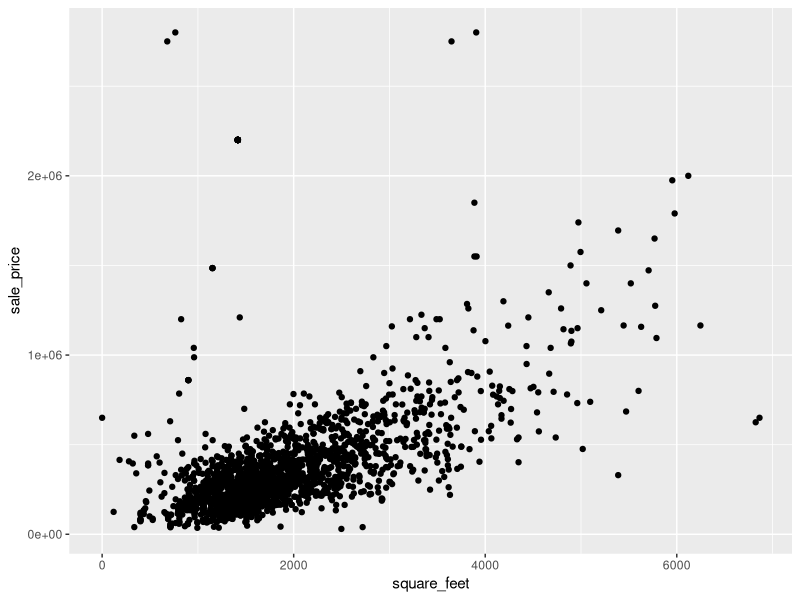
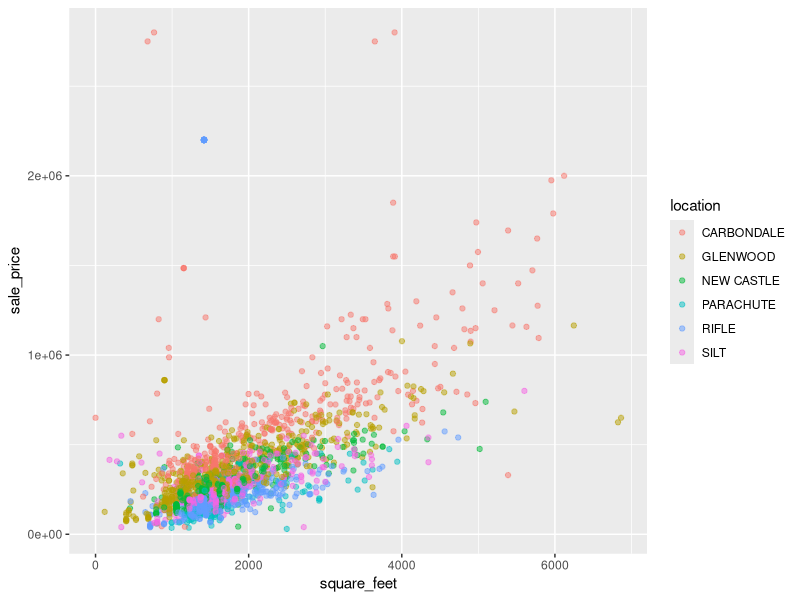
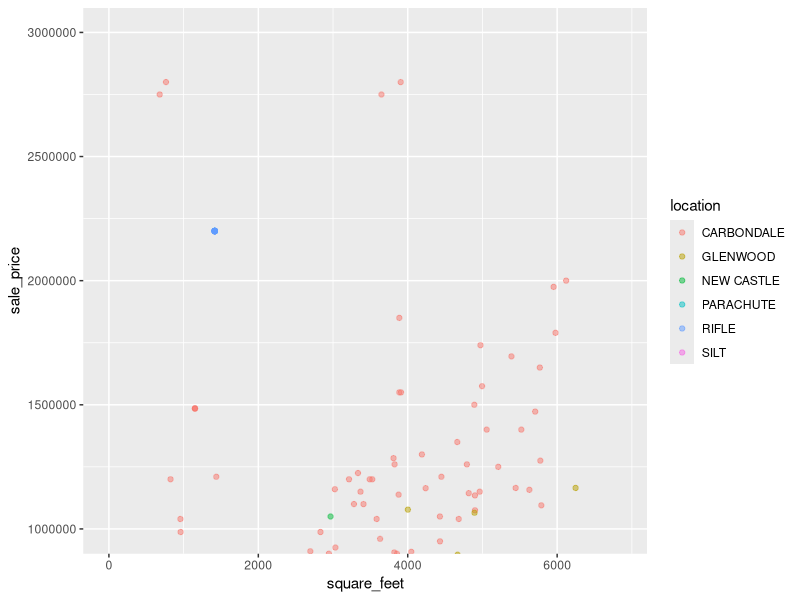
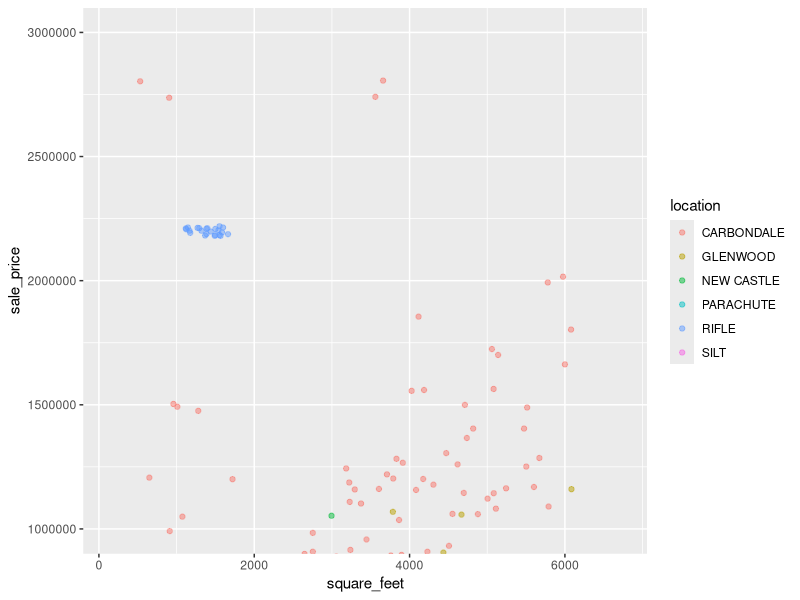
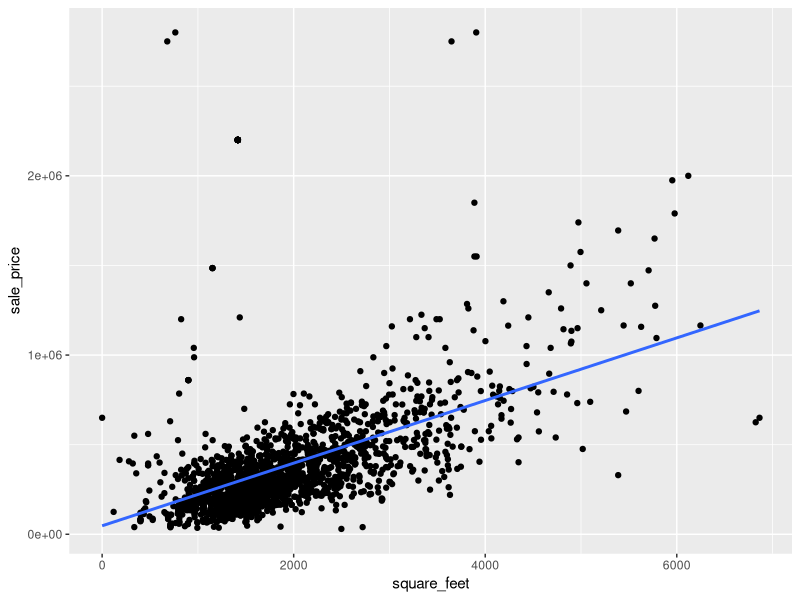
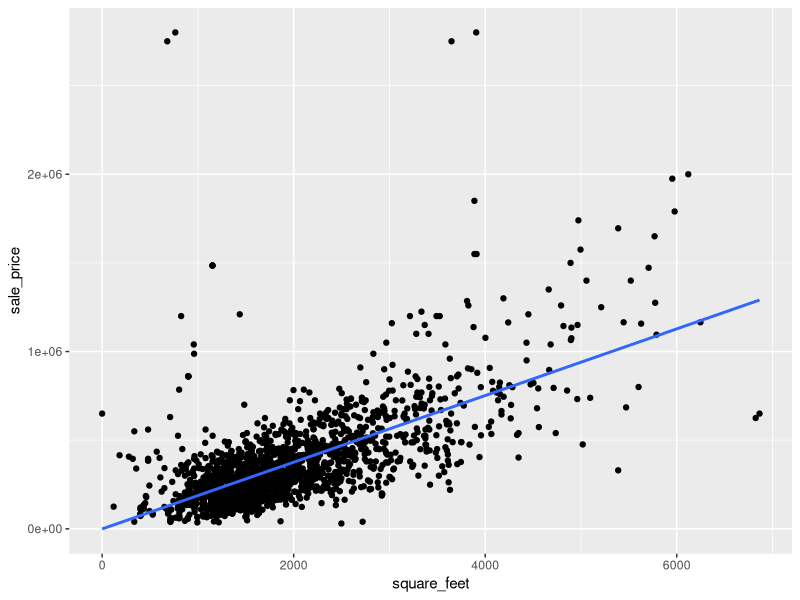
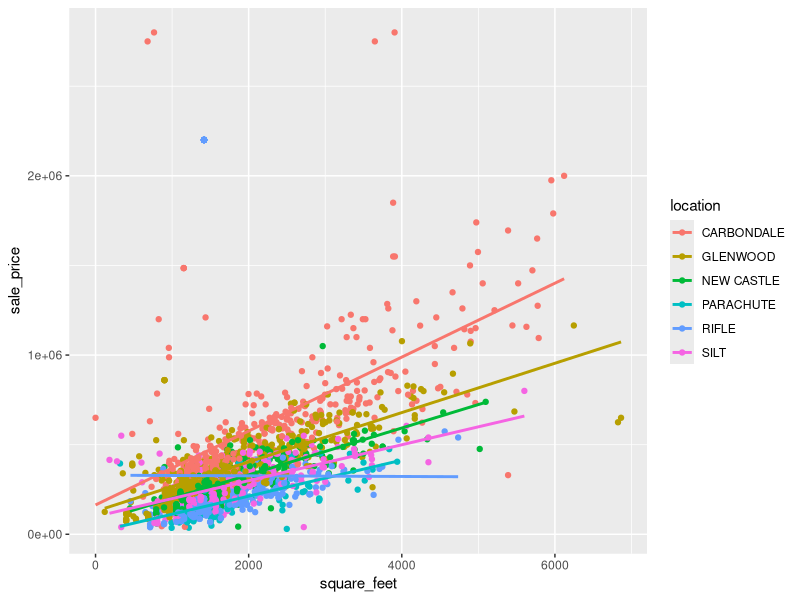
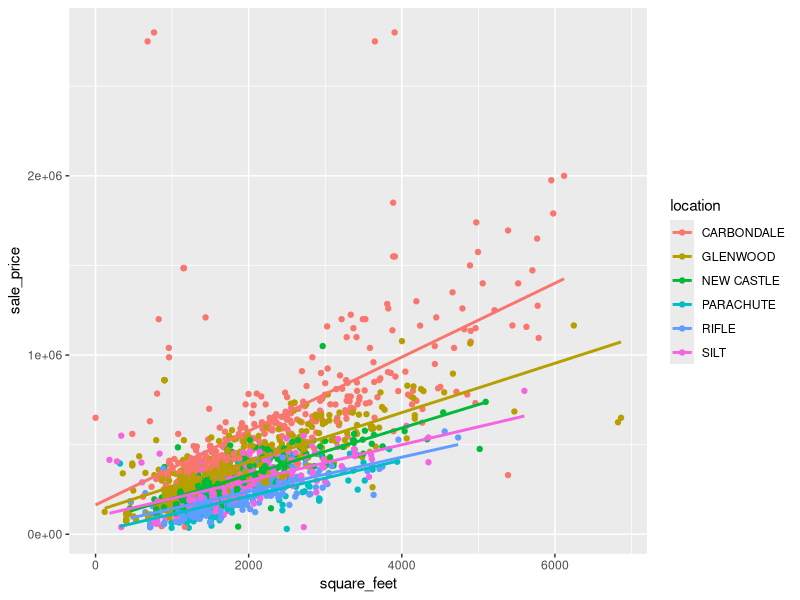

These figures' R source, in order:
## ---- chunk 1
knitr::opts_chunk$set(echo = TRUE, fig.width = 6, fig.height = 3.7)
## ---- chunk 2
# This chunk includes the data processing steps to wrangle and clean the data
library(tidyverse) # For reading-in, wrangling, visualizing the data, and for pipe operator
library(readxl) # Tidyverse package for reading in Excel files
library(magrittr) # For the '%<>%' pipe operator

# Read-in townhomes and condo sales data
townhomes <- read_xlsx("2017-comparable-sales-condos-townhomes.xlsx") 

# Read-in single family home sales data
single_family <- read_xlsx("2017-comparable-sales-single-family.xlsx") 

# Check column names and formats
glimpse(townhomes) 
glimpse(single_family)
# 'sale_price' column was coerced to numeric and special characters '$' and ',' removed

# Replace spaces in column names with underscores ('_') and make names lowercase
# the package 'magrittr' is used for the pipe operator, this is loaded with the 'tidyverse' library
colnames(townhomes) %<>% str_replace_all("\\s", "_") %<>% tolower() 
colnames(single_family) %<>% str_replace_all("\\s", "_") %<>% tolower()

# Rename column "actual_year_built" as "year_built" for consistency between datasets
townhomes <- townhomes %>% 
  rename(year_built = actual_year_built) 

# Add a "classifcation" column to the single_family dataset and set all values to "Single Family"
single_family <- single_family %>% 
  mutate(classification = "Single Family")

# bind_rows() throws an error b/c 'reception' column is numeric in townhomes dataset; convert to character
townhomes$reception <- as.character(townhomes$reception)

# Combine the datasets into one
home_sales <- bind_rows(single_family, townhomes)
glimpse(home_sales)
# No new columns were created during the 'bind_rows()' process, indicating all colums align
# Remove single_family and townhomes dataframes because they are no longer needed
rm(single_family, townhomes)

# unique(home_sales$classification) reveals a "Garage Only" type. Drop this.
home_sales <- home_sales %>% filter(classification != "Garage Only") 

# Rename the column "heated area" to "square_feet" for clarity, though technically not correct
home_sales <- home_sales %>% 
  rename(square_feet = heated_area)
## ---- chunk 3
glimpse(home_sales)
## ---- chunk 4
ggplot(data = home_sales, aes(x = square_feet, y = sale_price)) +
  geom_point()
## ---- chunk 5
ggplot(data = home_sales, aes(x = square_feet, y = sale_price, color = location)) +
  geom_point(alpha = 0.5)
## ---- chunk 6
ggplot(data = home_sales, aes(x = square_feet, y = sale_price, color = location)) +
  geom_point(alpha = 0.5) +
  coord_cartesian(ylim = c(1000000, 3000000))
## ---- chunk 7
ggplot(data = home_sales, aes(x = square_feet, y = sale_price, color = location)) +
  geom_jitter(alpha = 0.5, width = 300, height = 20000) +
  coord_cartesian(ylim = c(1000000, 3000000))
## ---- chunk 8
# High sale price observations
home_sales %>% arrange(desc(sale_price)) %>% select(c("sale_price", "location", "classification", "bedrooms", "square_feet")) %>% head(30)
## ---- chunk 9
# Remove erroneous high sale price observations
home_sales_fix <- home_sales %>% filter(location != "RIFLE" | classification != "Townhome" | sale_price != 2200000)
home_sales_fix %>% filter(location == "RIFLE" & classification == "Townhome") %>% arrange(desc(sale_price)) %>% head(10)
## ---- chunk 10
ggplot(data = home_sales, aes(x = square_feet, y = sale_price)) + 
  geom_point() + 
  geom_smooth(method = "lm", se = FALSE) # Method set to lm for the linear model
## ---- chunk 11
ggplot(data = home_sales_fix, aes(x = square_feet, y = sale_price)) + 
  geom_point() + 
  geom_smooth(method = "lm", se = FALSE) # Method set to lm for the linear model
## ---- chunk 12
ggplot(data = home_sales, aes(x = square_feet, y = sale_price, color = location)) + 
  geom_point() + 
  geom_smooth(method = "lm", se = FALSE) # Method set to lm for the linear model
## ---- chunk 13
ggplot(data = home_sales_fix, aes(x = square_feet, y = sale_price, color = location)) + 
  geom_point() + 
  geom_smooth(method = "lm", se = FALSE) # Method set to lm for the linear model
## ---- chunk 14
ggplot(home_sales, aes(square_feet, sale_price, color = location)) +
  geom_point(alpha = 0.5) +
  geom_smooth(method = "lm", se = FALSE) +
  facet_wrap(~ location)
## ---- chunk 15
ggplot(home_sales_fix, aes(square_feet, sale_price, color = location)) +
  geom_point(alpha = 0.5) +
  geom_smooth(method = "lm", se = FALSE) +
  facet_wrap(~ location)
## ---- chunk 16
ggplot(home_sales_fix, 
       aes(x = reorder(location, sale_price, fun = median), 
           y = sale_price, fill = location)) + 
  geom_boxplot() + theme(legend.position = "bottom") +
  labs(x = "Ordered by Median Sale Price", y = "Sale Price")
## ---- chunk 17
ggplot(home_sales, 
       aes(x = reorder(location, sale_price, fun = median), 
           y = sale_price, fill = location)) + 
  geom_boxplot() + theme(legend.position = "bottom") +
  labs(x = "Ordered by Median Sale Price", y = "Sale Price")
## ---- chunk 18
# Import seattle rain gauge dataset
seattle_rain <- read_csv("Observed_Monthly_Rain_Gauge_Accumulations_Oct_2002_to_May_2017.csv")
## ---- chunk 19
seattle_rain # Display Monthly Rain Gauge Accumulations for Seattle
## ---- chunk 20
library(tidyr) 
seattle_rain_tall <- seattle_rain %>% 
  gather(RG01:RG20_25, key = rain_gauge, value = precip_inches) 
seattle_rain_tall
## ---- chunk 21
library(tidyr) 
seattle_rain_tall <- seattle_rain %>% 
  gather(key = rain_gauge, value = precip_inches, -Date) # Same result as before!
seattle_rain_tall 
## ---- chunk 22
carbondale <- home_sales_fix %>% 
  filter(location == "CARBONDALE")
model <- lm(sale_price ~ square_feet, data = carbondale)
summary(model)
## ---- chunk 23
library(broom)
tidy(model)
## ---- chunk 24
carbondale <- home_sales_fix %>% 
  filter(location == "CARBONDALE")
model1 <- lm(sale_price ~ square_feet, data = carbondale)
glenwood <- home_sales_fix %>% 
  filter(location == "GLENWOOD")
model2 <- lm(sale_price ~ square_feet, data = glenwood)
bind_rows(tidy(model1), tidy(model2))
## ---- chunk 25
home_sales_fix_models <- home_sales_fix %>% 
  nest(-location)
home_sales_fix_models
## ---- chunk 26
home_sales_fix %>% 
  group_by(location) %>% 
  nest()
## ---- chunk 27
home_sales_fix_models$data[[3]]
## ---- chunk 28
unnest(home_sales_fix_models)
## ---- chunk 29
library(purrr)
home_sales_fix_models <- home_sales_fix %>%
  nest(-location) %>% 
  mutate(models = map(data, ~lm(sale_price ~ square_feet, .))) 
  # data has been passed into lm through map function
  # dot "." is used for data in the lm call
home_sales_fix_models
## ---- chunk 30
home_sales_fix_models$models[[3]]
## ---- chunk 31
home_sales_fix_models <- home_sales_fix %>%
  nest(-location) %>% 
  mutate(models = map(data, ~lm(sale_price ~ square_feet, .))) %>% 
  mutate(tidied = map(models, tidy))
home_sales_fix_models
## ---- chunk 32
home_sales_fix_models$tidied[[3]]
## ---- chunk 33
location_coeffs <- home_sales_fix %>%
  nest(-location) %>% 
  mutate(models = map(data, ~lm(sale_price ~ square_feet, .))) %>% 
  mutate(tidied = map(models, tidy)) %>% 
  unnest(tidied)
location_coeffs
## ---- chunk 34
location_slopes <-  location_coeffs %>% 
  filter(term == "square_feet")%>% 
  arrange(estimate)
location_slopes
## ---- chunk 35
library(modelr) # for add_residuals function
rifle <- filter(home_sales, location == "RIFLE")
rifle_model <- lm(sale_price ~ square_feet, data = rifle)
rifle %>% 
  add_residuals(rifle_model) %>% 
  ggplot(aes(square_feet, resid)) + # new resid column
  geom_hline(yintercept = 0, color = "white", size = 3) +
  geom_line() +
  ggtitle("Remaining pattern")
## ---- chunk 36
rifle <- filter(home_sales_fix, location == "RIFLE")
rifle_model <- lm(sale_price ~ square_feet, data = rifle)
rifle %>% 
  add_residuals(rifle_model) %>% 
  ggplot(aes(square_feet, resid)) +
  geom_hline(yintercept = 0, color = "white", size = 3) +
  geom_line() +
  ggtitle("Remaining pattern")
## ---- chunk 37
# Call add_residuals() with each model-data pair:
home_sales_fix_models <- home_sales_fix_models %>% 
  # Add 'resid' column to 'data' df list with mutate 
  mutate(data = map2(data, models, add_residuals))
home_sales_fix_models
## ---- chunk 38
home_sales_fix_models$data[[3]] %>% 
  select(sale_price, square_feet, resid)
## ---- chunk 39
resids <- unnest(home_sales_fix_models, data)
resids %>% 
  ggplot(aes(square_feet, resid)) +
  geom_line(aes(group = location, color=location), alpha = 1 / 3) +
  geom_smooth(se = FALSE)
## ---- chunk 40
resids %>% 
  ggplot(aes(square_feet, resid, color = location)) +
  geom_line(alpha = 1 / 3) +
  facet_wrap(~ location)
## ---- chunk 41
home_sales %>% # Original dataset for Rifle with errors!
  nest(-location) %>% 
  mutate(models = map(data, ~lm(sale_price ~ square_feet, .))) %>%
  mutate(data = map2(data, models, add_residuals)) %>%
  unnest(data) %>% 
  ggplot(aes(square_feet, resid, color = location)) +
  geom_line(alpha = 1 / 3) +
  facet_wrap(~ location)
